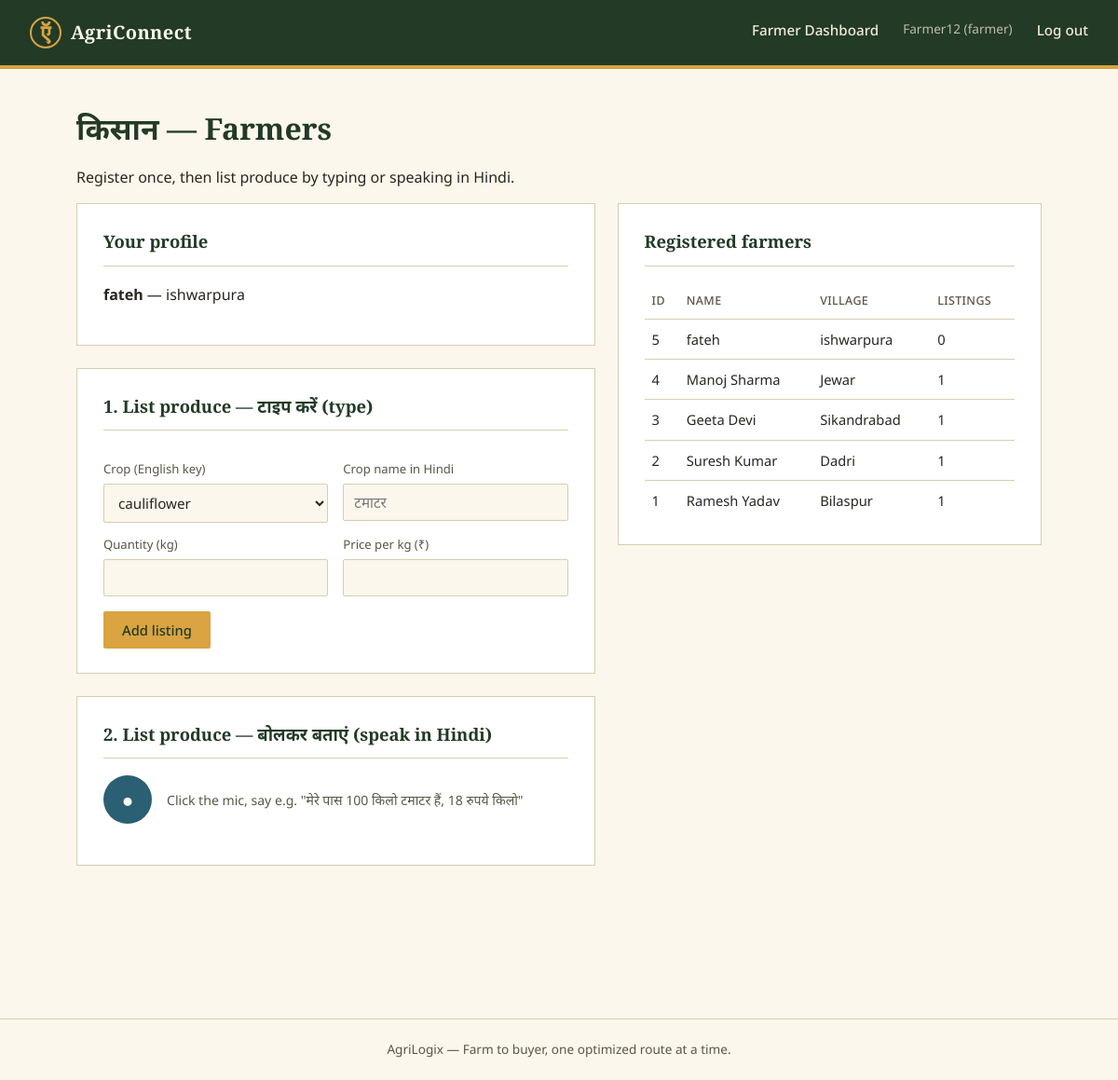
/farmer (signed in), run on the app's committed database.
### models.py (models this page shows)
class User(Base):
    __tablename__ = "users"
    id = Column(Integer, primary_key=True)
    username = Column(String(80), unique=True, nullable=False, index=True)
    password_hash = Column(String(200), nullable=False)
    role = Column(String(20), nullable=False)  # "admin" | "farmer" | "buyer" | "transporter"
    created_at = Column(DateTime, default=datetime.utcnow)

class Farmer(Base):
    __tablename__ = "farmers"
    id = Column(Integer, primary_key=True)
    user_id = Column(Integer, ForeignKey("users.id"), unique=True, nullable=True)
    name = Column(String(120), nullable=False)
    phone = Column(String(20))
    village = Column(String(120))
    lat = Column(Float, nullable=False)
    lon = Column(Float, nullable=False)
    created_at = Column(DateTime, default=datetime.utcnow)
    user = relationship("User")
    produce = relationship("Produce", back_populates="farmer")

### routers/farmers.py (the view)
@router.get("/farmer", response_class=HTMLResponse)
def farmer_page(request: Request, db: Session = Depends(get_db)):
    farmers = db.query(Farmer).order_by(Farmer.id.desc()).all()
    crops = sorted(set(voice.CROP_DICTIONARY.values()))
    user = get_current_user(request, db)
    my_farmer = db.query(Farmer).filter_by(user_id=user.id).first() if user and user.role == "farmer" else None
    return render(
        request, db, "farmer.html",
        {"farmers": farmers, "crops": crops, "voice_enabled": voice.VOICE_ENABLED, "my_farmer": my_farmer},
    )

### templates/farmer.html (shortened to what this page needs)
{% extends "base.html" %}
{% block content %}
<h1>किसान — Farmers</h1>
<p>Register once, then list produce by typing or speaking in Hindi.</p>
<div class="grid-2">
  <div>
    {% if my_farmer %}
    <div class="panel">
      <h2>Your profile</h2>
      <p><strong>{{ my_farmer.name }}</strong> — {{ my_farmer.village or '—' }}</p>
    </div>
    <div class="panel">
      <h2>1. List produce — टाइप करें (type)</h2>
      <form id="produce-form">
        <div class="field-row">
          <div><label>Crop (English key)</label>
            <select name="crop_key">
              {% for c in crops %}<option value="{{ c }}">{{ c }}</option>{% endfor %}
            </select>
          </div>
          <div><label>Crop name in Hindi</label><input name="crop_name_hindi" placeholder="टमाटर"></div>
        </div>
        <div class="field-row">
          <div><label>Quantity (kg)</label><input name="quantity_kg" type="number" step="any" required></div>
          <div><label>Price per kg (₹)</label><input name="price_per_kg" type="number" step="any"></div>
        </div>
        <button type="submit" class="gold">Add listing</button>
      </form>
    </div>
    <div class="panel">
      <h2>2. List produce — बोलकर बताएं (speak in Hindi)</h2>
      <div class="voice-row">
        <button type="button" class="mic-btn" id="mic-btn" title="Click to record">●</button>
        <span class="voice-status" id="voice-status">Click the mic, say e.g. "मेरे पास 100 किलो टमाटर हैं, 18 रुपये किलो"</span>
      </div>
    </div>
    {% endif %}
  </div>
  <div class="panel">
    <h2>Registered farmers</h2>
    {% if farmers %}
    <table>
      <thead><tr><th>ID</th><th>Name</th><th>Village</th><th>Listings</th></tr></thead>
      <tbody>
      {% for f in farmers %}
        <tr><td>{{ f.id }}</td><td>{{ f.name }}</td><td>{{ f.village or '—' }}</td><td>{{ f.produce|length }}</td></tr>
      {% endfor %}
      </tbody>
    </table>
    {% else %}
    <div class="empty-state">No farmers yet.</div>
    {% endif %}
  </div>
</div>
{% endblock %}

### templates/base.html (shortened to what this page needs)
<!DOCTYPE html>
<html lang="en">
<head>
<link rel="stylesheet" href="/static/css/style.css">
</head>
<body>
<header class="topbar">
  <a class="brand" href="/">
    <span class="brand-mark">ऍ</span>
    <span class="brand-name">AgriConnect</span>
  </a>
  <nav class="mainnav">
    {% if current_user %}
      {% if current_user.role == "farmer" %}
        <a href="/farmer">Farmer Dashboard</a>
      {% elif current_user.role == "buyer" %}
        <a href="/buyer">Buyer Dashboard</a>
      {% elif current_user.role == "transporter" %}
        <a href="/transporter">Transporter Dashboard</a>
      {% elif current_user.role == "admin" %}
        <a href="/farmer">Farmers</a>
        <a href="/buyer">Buyers</a>
        <a href="/transporter">Transporters</a>
      {% endif %}
      <span class="navmeta">{{ current_user.username }} ({{ current_user.role }})</span>
      <a href="/logout">Log out</a>
    {% endif %}
  </nav>
</header>
<main class="page">
{% block content %}{% endblock %}
</main>
<footer class="sitefoot">
  <span>AgriLogix — Farm to buyer, one optimized route at a time.</span>
</footer>
</body>
</html>

### static/css/style.css (style rules this page uses)
:root { --soil:#223A26; --soil-2:#2E4B32; --paper:#FBF7EC; --paper-2:#F3EBD8; --turmeric:#D9A441; --turmeric-dark:#B4832C; --route:#2B5F73; --rust:#A8452F; --ink:#2A2620; --ink-soft:#5B5546; --line:#D8CDAE; --radius:2px; }
* { box-sizing:border-box; }
html,body { margin:0;padding:0; }
body { background:var(--paper); color:var(--ink); font-family:'Noto Sans','Noto Sans Devanagari',sans-serif; font-size:16px; line-height:1.5; }
h1,h2,h3,.brand-name { font-family:'Zilla Slab','Noto Sans Devanagari',serif; font-weight:600; color:var(--soil); margin:0 0 .4em 0; }
a { color:var(--route); }
p { max-width:62ch; }
.topbar { display:flex;align-items:center;justify-content:space-between; padding:18px 32px; background:var(--soil); border-bottom:4px solid var(--turmeric); }
.brand { display:flex;align-items:center;gap:10px;text-decoration:none; }
.brand-mark { font-family:'Zilla Slab',serif;font-weight:700;font-size:1.5rem; color:var(--turmeric); width:34px;height:34px;display:flex;align-items:center;justify-content:center; border:2px solid var(--turmeric);border-radius:50%; }
.brand-name { color:var(--paper);font-size:1.25rem;margin:0;letter-spacing:.02em; }
.mainnav { display:flex;gap:26px; }
.mainnav a { color:var(--paper-2);text-decoration:none;font-size:.95rem;font-weight:500; padding-bottom:3px;border-bottom:2px solid transparent; }
.navmeta { color:var(--paper-2);font-size:.85rem;opacity:.75;padding-bottom:3px; }
.page { max-width:1100px;margin:0 auto;padding:40px 32px 80px; }
.sitefoot { text-align:center;padding:22px;color:var(--ink-soft);font-size:.85rem; border-top:1px solid var(--line);margin-top:60px; }
.panel { background:#fff;border:1px solid var(--line); padding:26px 28px;margin-bottom:24px; }
.panel + .panel { margin-top:0; }
.panel h2 { font-size:1.15rem;border-bottom:1px solid var(--line);padding-bottom:12px;margin-bottom:18px; }
.grid-2 { display:grid;grid-template-columns:1.1fr .9fr;gap:24px;align-items:start; }
label { display:block;font-size:.82rem;color:var(--ink-soft);margin:14px 0 5px; }
input,select,textarea { width:100%;padding:9px 11px;border:1px solid var(--line);background:var(--paper); font-family:inherit;font-size:.95rem;color:var(--ink);border-radius:var(--radius); }
.field-row { display:grid;grid-template-columns:1fr 1fr;gap:16px; }
button, .btn { display:inline-flex;align-items:center;gap:8px; background:var(--soil);color:#fff;border:none;padding:10px 20px; font-family:inherit;font-size:.92rem;font-weight:500;cursor:pointer; border-radius:var(--radius);margin-top:16px; }
button.gold { background:var(--turmeric);color:var(--soil); }
.mic-btn { width:52px;height:52px;border-radius:50%;background:var(--route);color:#fff; display:flex;align-items:center;justify-content:center;font-size:1.3rem;border:none;cursor:pointer; margin:0; }
.voice-row { display:flex;align-items:center;gap:16px;margin:18px 0; }
.voice-status { font-size:.88rem;color:var(--ink-soft); }
table { width:100%;border-collapse:collapse;font-size:.92rem; }
th,td { text-align:left;padding:10px 8px;border-bottom:1px solid var(--line); }
th { color:var(--ink-soft);font-weight:500;font-size:.78rem;text-transform:uppercase;letter-spacing:.03em; }
tr:last-child td { border-bottom:none; }

### data on the page
User: username "Farmer12", role "farmer"
Farmer: name "fateh", village "ishwarpura", id "5", produce|length "0"
Farmer: id "4", name "Manoj Sharma", village "Jewar", produce|length "1"
Farmer: id "3", name "Geeta Devi", village "Sikandrabad", produce|length "1"
Farmer: id "2", name "Suresh Kumar", village "Dadri", produce|length "1"
Farmer: id "1", name "Ramesh Yadav", village "Bilaspur", produce|length "1"

### other printed values
form field crop_key "cauliflower"
